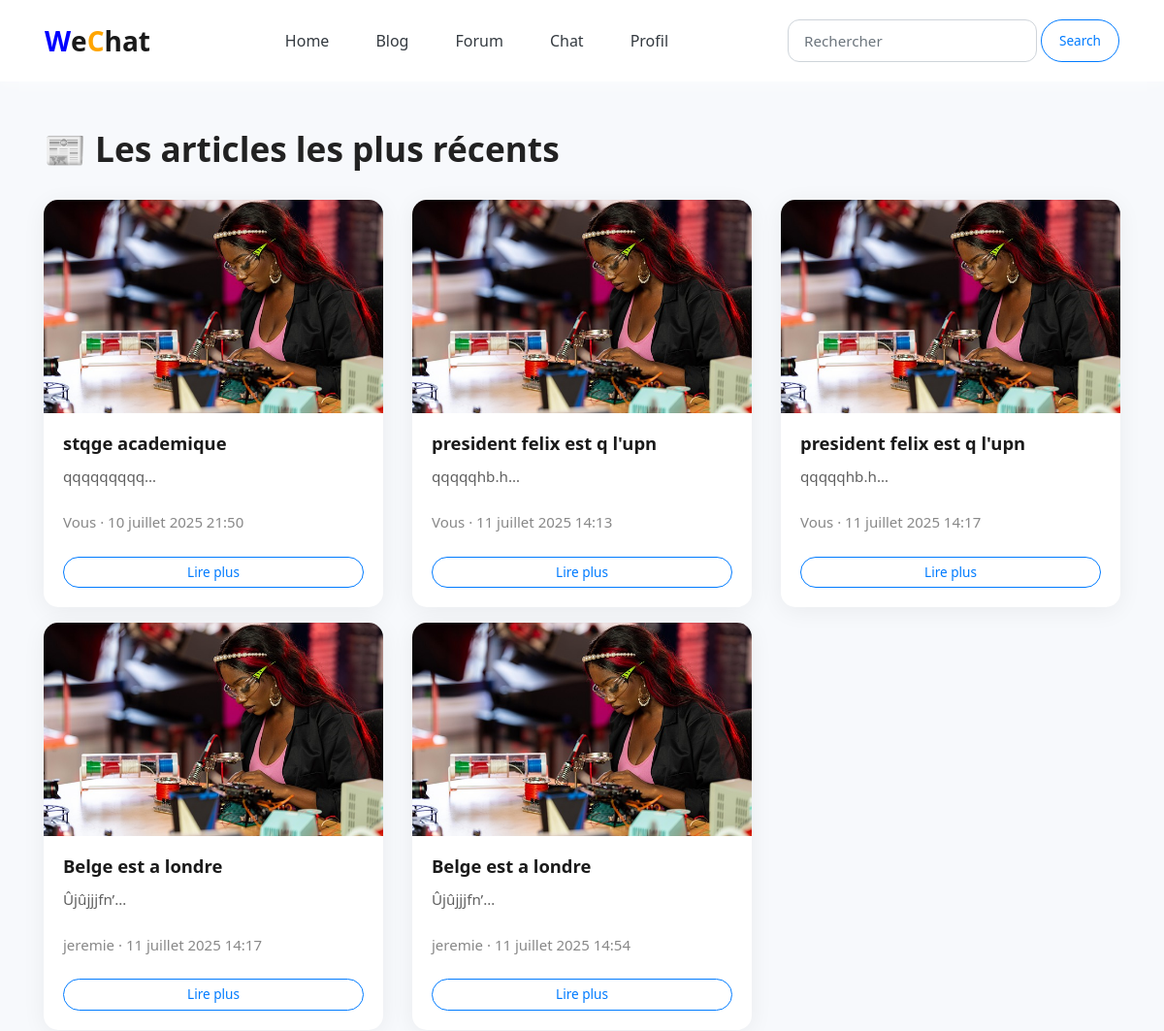
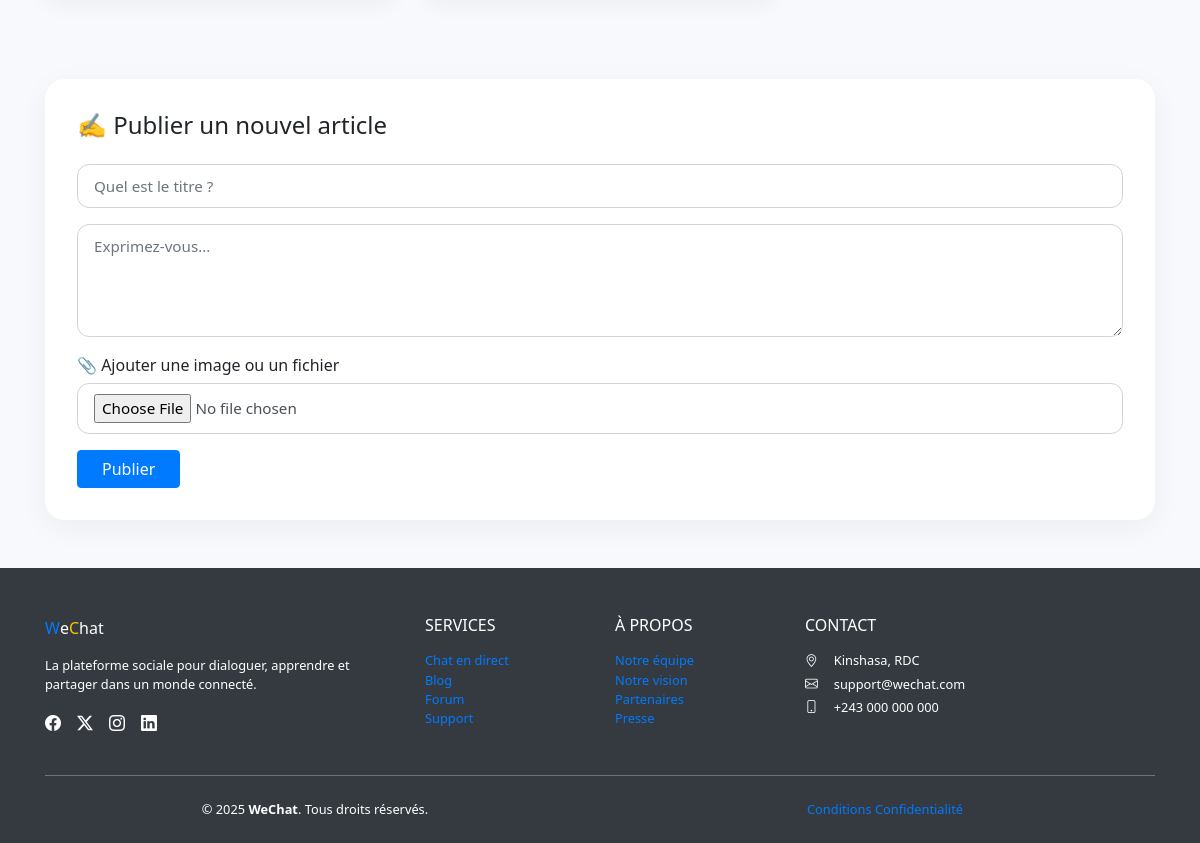
/blog/ (signed in), run on the app's committed database (2 pictures, top to bottom).
### blog/models.py (models this page shows, shortened)
class Publication(models.Model):
    titre = models.CharField(max_length=100)
    contenu = models.TextField(max_length=5000)
    date = models.DateTimeField(auto_now_add=True)
    image = models.ImageField(upload_to='blog/', default='blog/podcast.jpg')  # Par exemple : un fichier image par défaut
    auteur = models.ForeignKey(Utilisateur, on_delete=models.CASCADE, related_name='publications')

### users/models.py (models this page shows, shortened)
class Utilisateur(models.Model):
    prenom = models.CharField(max_length=20)
    nom = models.CharField(max_length=20)
    date_naissance = models.DateField()
    mail = models.EmailField(max_length=50, unique=True)  # Champ email avec validation + unicité
    password = models.CharField(max_length=128)  # Prévois de hasher le mot de passe avec make_password
    phone = models.CharField(max_length=15)  # max_length élargi pour gestion internationale
    domaine = models.CharField(max_length=40)
    profile = models.ImageField(upload_to='profiles/', default='profiles/profile.png')
    adresse = models.CharField(max_length=100)
    ville = models.CharField(max_length=50)
    pays = models.CharField(max_length=50)
    sexe = models.CharField(max_length=1)
    ami = models.ManyToManyField("self", blank=True)

### blog/views.py (the view, shortened to what this page needs)
# urls.py: path('',blog,name='blog'),
def blog(request):
    if 'logged_user_id'  in request.session :
        user = Utilisateur.objects.get(id = request.session['logged_user_id'])
        pubs = Publication.objects.filter(
    models.Q(auteur__ami=user) | models.Q(auteur=user)
).distinct()
        form  = PubForm()
        if user:
            data = {'form':form,'user':user,'pubs':pubs}
            return render(request,'blog/index.html',context =data)
    return render(request,'users/inscription.html')

### blog/forms.py
class PubForm(forms.ModelForm):
    class Meta:
        model = Publication
        exclude = ('auteur',)

### templates/blog/index.html (shortened to what this page needs)
{% extends 'base.html' %}
{% block contenu %}
{% include 'header.html' %}
<div class="container my-5">
  <h2 class="section-title">📰 Les articles les plus récents</h2>
  <div class="row gy-4">
    {% for pub in pubs %}
    <div class="col-md-6 col-lg-4 d-flex mb-3">
      <div class="card card-blog w-100">
        <img src="/static/images/photo.jpg" class="card-img-top" alt="Miniature">
        <div class="card-body d-flex flex-column">
          <h5 class="card-title">{{ pub.titre }}</h5>
          <p class="card-text">{{ pub.contenu|truncatechars:10 }}</p>
          <p class="post-meta "  style = "font-size:15px;colo:#000000; text-weight:bolder;">
            {% if pub.auteur.id == user.id %}
              Vous &middot; {{ pub.date }}
            {% else %}
              {{ pub.auteur.prenom }} &middot; {{ pub.date }}
            {% endif %}
          </p>
          <a href="{% url 'detail' pub.titre %}" class="btn btn-sm btn-outline-primary mt-2">Lire plus</a>
        </div>
      </div>
    </div>
    {% empty %}
    <div class="col-12 text-center">
      <p class="text-muted">Aucun article trouvé.</p>
    </div>
    {% endfor %}
  </div>
  <div class="form-section">
    <h4 class="mb-4">✍️ Publier un nouvel article</h4>
    <form method="post" enctype="multipart/form-data" action="{% url 'blog' %}">
      <div class="mb-3">
        <input type="text" name="titre" class="form-control" placeholder="Quel est le titre ?" required>
      </div>
      <div class="mb-3">
        <textarea name="contenu" class="form-control" rows="4" placeholder="Exprimez-vous..." required></textarea>
      </div>
      <div class="mb-3">
        <label for="fileInput" class="form-label">📎 Ajouter une image ou un fichier</label>
        <input type="file" name="fichier" id="fileInput" class="form-control">
      </div>
      <div class="text-end">
        <button type="submit" class="btn btn-primary rounded-pill px-4">Publier</button>
      </div>
    </form>
  </div>
</div>
{% include 'footer.html' %}
{% endblock %}

### static/css/style.css (style rules this page uses)
.card { border: none; box-shadow: 0 4px 12px rgba(0, 123, 255, 0.1); transition: transform 0.3s ease, box-shadow 0.3s ease; }

### templates/blog/index.html (style rules this page uses)
body { background: #f7f9fc; font-family: 'Segoe UI', sans-serif; }
.section-title { font-size: 2.2rem; font-weight: 700; color: #222; margin-bottom: 2rem; }
.card-blog { border: none; border-radius: 15px; overflow: hidden; background: #ffffff; box-shadow: 0 4px 24px rgba(0, 0, 0, 0.06); display: flex; flex-direction: column; transition: all 0.3s ease; }
.card-img-top { object-fit: cover; height: 220px; width: 100%; }
.card-title { font-size: 1.15rem; font-weight: 600; color: #1a1a1a; }
.card-text { font-size: 0.95rem; color: #5f5f5f; flex-grow: 1; }
.post-meta { font-size: 0.8rem; color: #888; margin-top: 0.5rem; }
.btn-outline-primary { border-radius: 30px; padding: 5px 18px; font-size: 0.85rem; transition: 0.2s; }
.form-section { background: #fff; border-radius: 20px; box-shadow: 0 8px 30px rgba(0, 0, 0, 0.05); padding: 2rem; margin-top: 4rem; }
.form-control { border-radius: 12px; padding: 10px 16px; font-size: 0.95rem; }
textarea.form-control { resize: vertical; }
.form-label { font-weight: 500; margin-bottom: 6px; }

### data on the page
Publication: titre "stqge academique", contenu "qqqqqqqqq…", date "10 juillet 2025 21:50"
Publication: titre "president felix est q l'upn", contenu "qqqqqhb.h…", date "11 juillet 2025 14:13"
Publication: titre "president felix est q l'upn", contenu "qqqqqhb.h…", date "11 juillet 2025 14:17"
Publication: titre "Belge est a londre", contenu "Ûjûjjjfn’…", auteur.prenom "jeremie", date "11 juillet 2025 14:17"
Publication: titre "Belge est a londre", contenu "Ûjûjjjfn’…", auteur.prenom "jeremie", date "11 juillet 2025 14:54"
